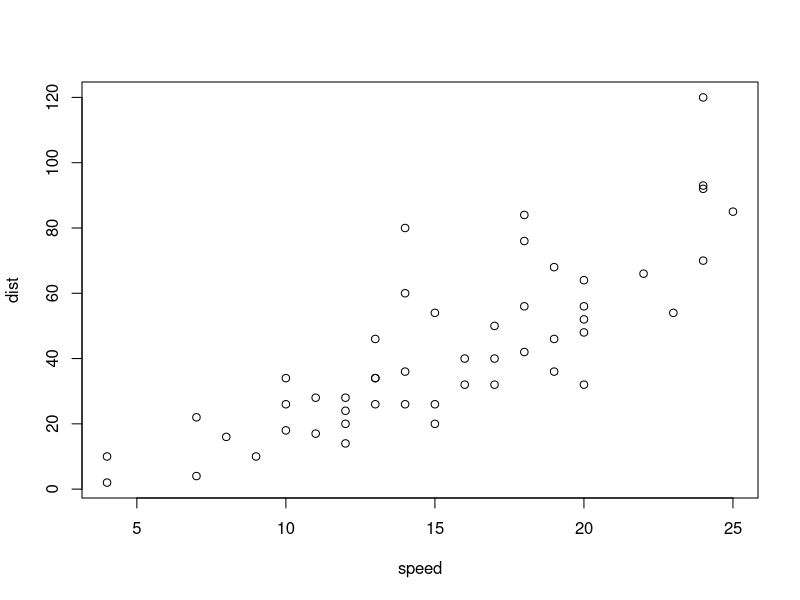
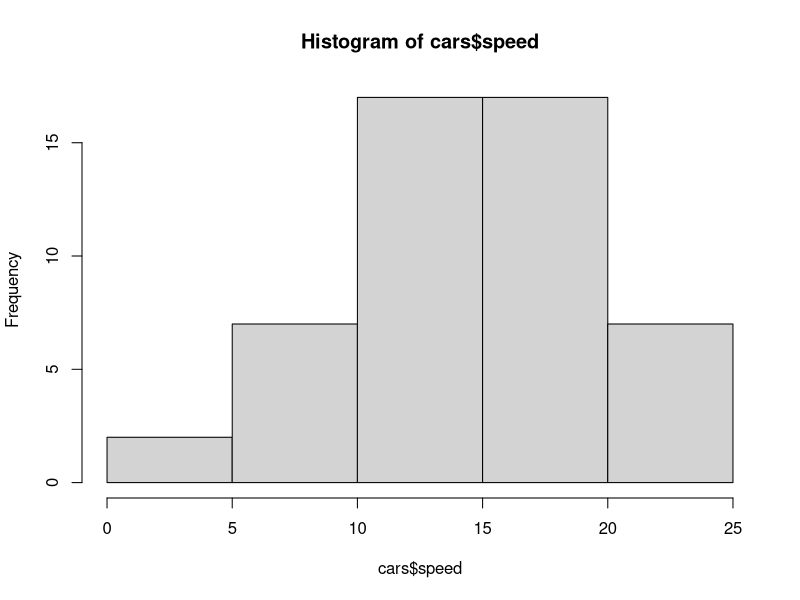
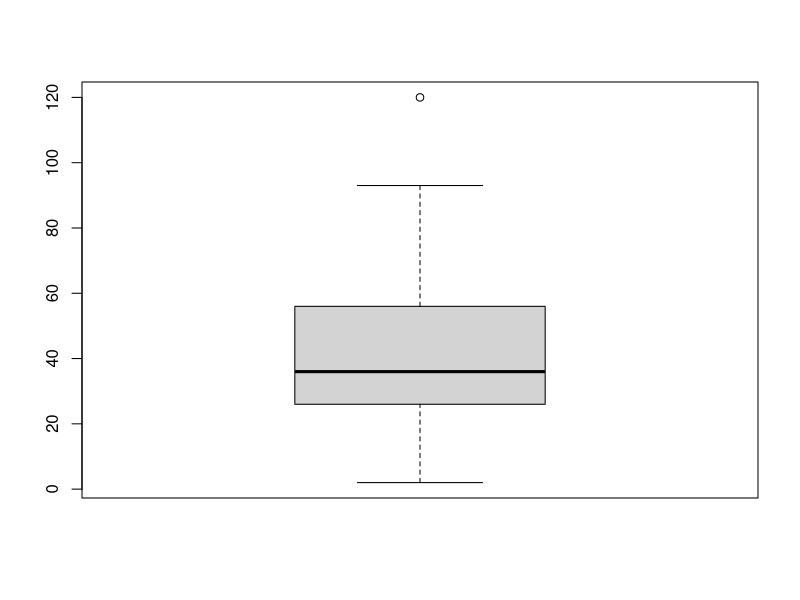

The R script that drew these images, in order:
## ---- chunk 1
data("cars")
str(cars)
summary(cars)
plot(cars)


## ---- chunk 2
hist(cars$speed)
boxplot(cars$dist)


## ---- chunk 3
data("mtcars")
summary(mtcars)


